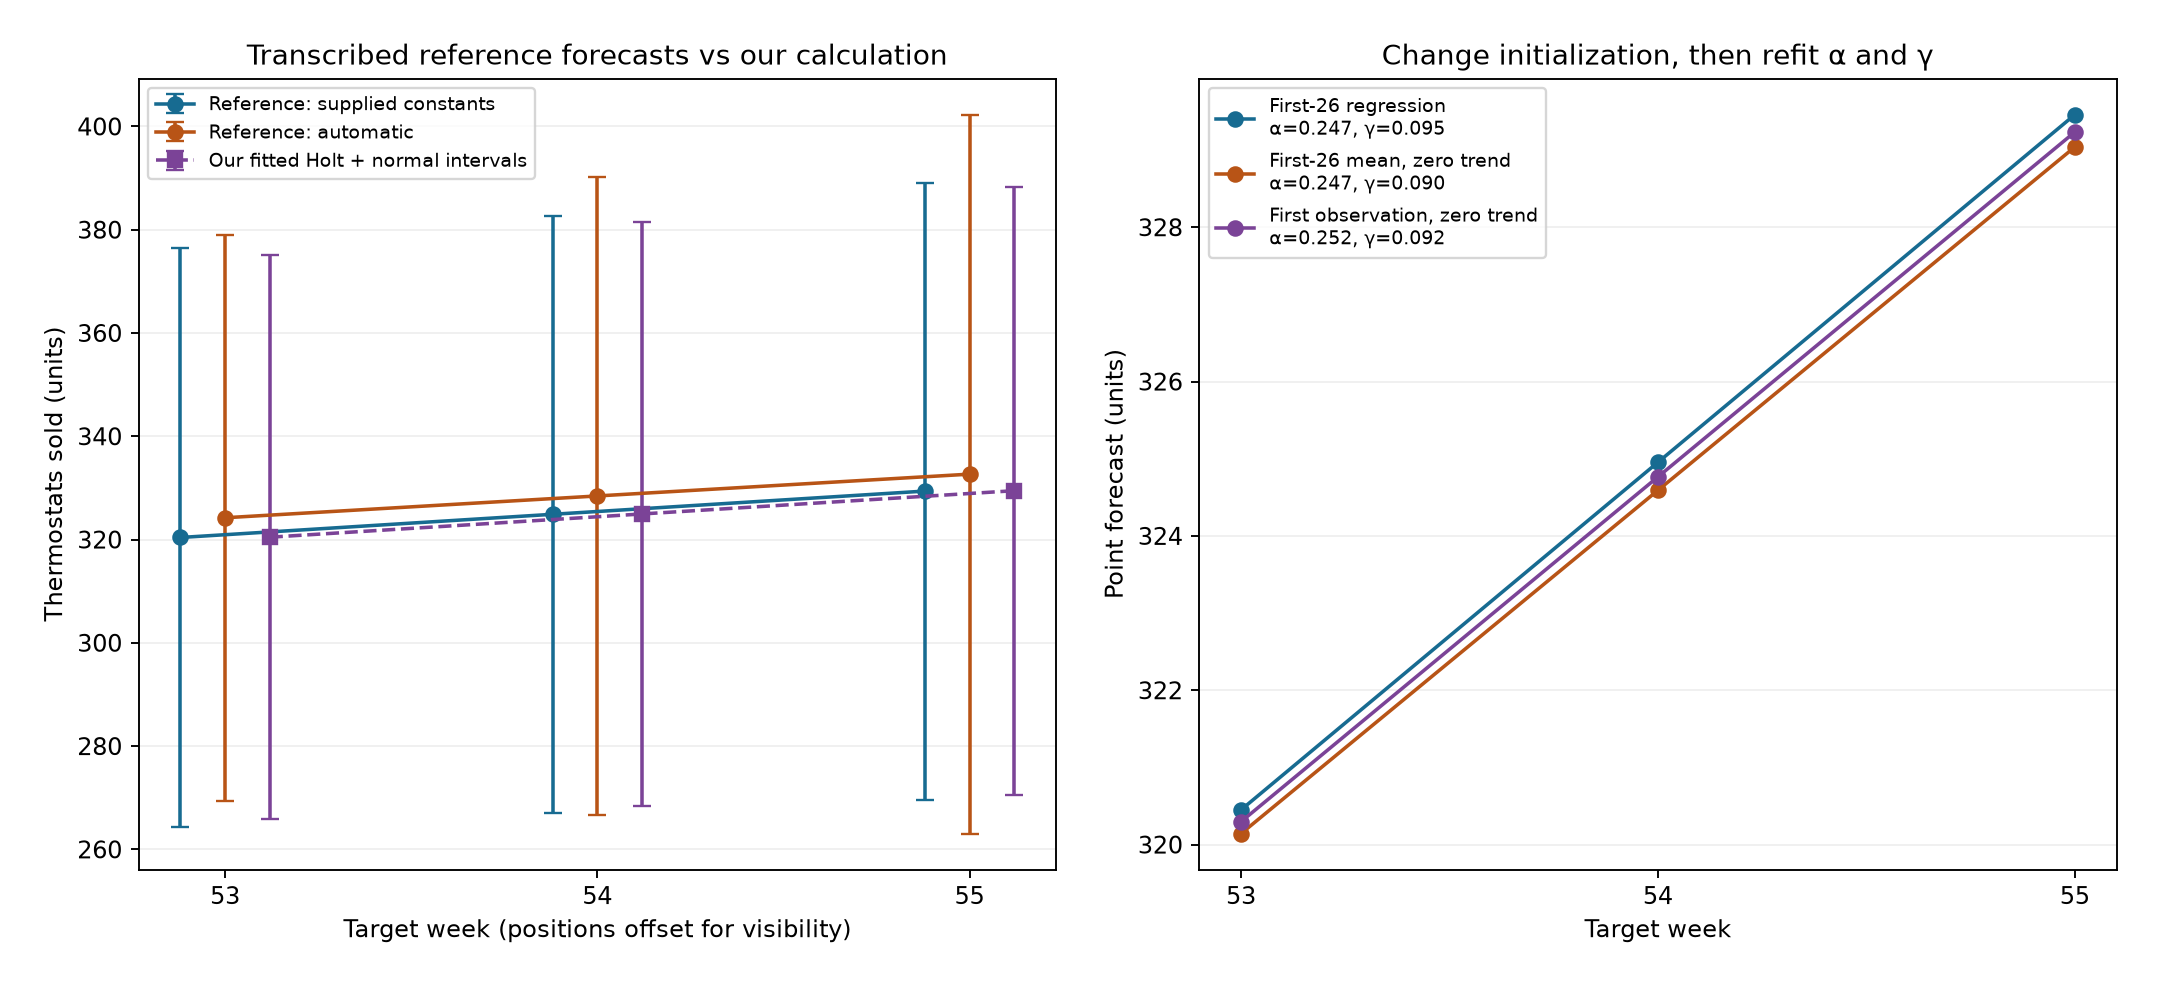

Recreate this plot in Python.
"""Replot transcribed reports and compare explicit initializations.
Deterministic formula recreations, not current Minitab output; no seed used.
"""
from pathlib import Path
import csv
import numpy as np
from scipy.optimize import minimize
import matplotlib
matplotlib.use('Agg')
import matplotlib.pyplot as plt
root=Path(__file__).resolve().parent
with (root/'thermostat.csv').open() as f:
    y=np.array([float(r['y']) for r in csv.DictReader(f)])
with (root/'software_reference.csv').open() as f:
    refs=[r for r in csv.DictReader(f) if r['example']=='thermostat']
with (root/'thermostat_fit_summary_turn09.csv').open() as f:
    fit=next(r for r in csv.DictReader(f) if r['method']=='Fitted')
with (root/'thermostat_intervals_turn10.csv').open() as f:
    ours=[r for r in csv.DictReader(f) if r['origin_week']=='52']
t=np.arange(1,53)
x=t[:26]
b0=((x-x.mean())*(y[:26]-y[:26].mean())).sum()/((x-x.mean())**2).sum()
l0=y[:26].mean()-b0*x.mean()
states=[('First-26 regression',l0,b0),('First-26 mean, zero trend',y[:26].mean(),0.),
        ('First observation, zero trend',y[0],0.)]
def run(params,initial):
    a,g=params
    l,b=initial
    pred=[]
    for actual in y:
        p=l+b
        error=actual-p
        l=p+a*error
        b=b+a*g*error
        pred.append(p)
    return np.array(pred),l,b
results=[]
for name,l,b in states:
    def loss(params):
        return np.sum((y-run(params,(l,b))[0])**2)
    fits=[minimize(loss,[a,g],bounds=[(0,1),(0,1)],method='L-BFGS-B',
                   options={'ftol':1e-14,'gtol':1e-7})
          for a in [.05,.25,.5,.9] for g in [0,.1,.5,1]]
    best=min(fits,key=lambda r:r.fun).x
    for mode,params in [('Fixed reported constants',(.247,.095)),('Refitted',best)]:
        p,lf,bf=run(params,(l,b))
        e=y-p
        row=[name,mode,l,b,*params,np.mean(abs(e)),np.mean(e**2),100*np.mean(abs(e)/y),lf,bf,*[lf+h*bf for h in [1,2,3]]]
        results.append(row)
        print(row)
for label,params in [('Rounded Solver constants',(.247,.095)),('Reported automatic constants',(.489596,.066912))]:
    p,l,b=run(params,(l0,b0))
    print(label,'our initialization:', 'MSD=',np.mean((y-p)**2),'forecasts=',[l+h*b for h in [1,2,3]])
with (root/'thermostat_initialization_turn11.csv').open('w',newline='') as f:
    w=csv.writer(f);w.writerow(['initialization','parameter_choice','L0','B0','alpha','gamma','MAD','MSD','MAPE','L52','B52','forecast53','forecast54','forecast55']);w.writerows(results)
fig,axes=plt.subplots(1,2,figsize=(12.7,5.8))
colors=['#176b91','#b85416','#7b4397']
for method,color,offset in zip(['Minitab_with_Solver_constants','Minitab_automatic'],colors,[-.12,0]):
    rs=[r for r in refs if r['reported_method']==method]
    xs=np.array([52+int(r['horizon']) for r in rs])+offset
    p=np.array([float(r['forecast']) for r in rs])
    lo=np.array([float(r['lower95']) for r in rs]);hi=np.array([float(r['upper95']) for r in rs])
    label='Reference: supplied constants' if method.endswith('constants') else 'Reference: automatic'
    axes[0].errorbar(xs,p,yerr=[p-lo,hi-p],fmt='o-',capsize=4,color=color,label=label)
p=np.array([float(r['forecast']) for r in ours])
lo=np.array([float(r['lower95']) for r in ours]);hi=np.array([float(r['upper95']) for r in ours])
axes[0].errorbar(np.arange(53,56)+.12,p,yerr=[p-lo,hi-p],fmt='s--',capsize=4,color=colors[2],label='Our fitted Holt + normal intervals')
axes[0].set(title='Transcribed reference forecasts vs our calculation',xlabel='Target week (positions offset for visibility)',ylabel='Thermostats sold (units)',xticks=[53,54,55])
axes[0].legend(fontsize=8,loc='upper left')
for state,color in zip(states,colors):
    row=next(r for r in results if r[0]==state[0] and r[1]=='Refitted')
    axes[1].plot([53,54,55],row[-3:],'o-',color=color,label=f'{state[0]}\nα={row[4]:.3f}, γ={row[5]:.3f}')
axes[1].set(title='Change initialization, then refit α and γ',xlabel='Target week',ylabel='Point forecast (units)',xticks=[53,54,55])
axes[1].legend(fontsize=8,loc='upper left')
for ax in axes: ax.grid(axis='y',alpha=.2)
fig.tight_layout(pad=1.8,w_pad=2)
fig.savefig(root/'thermostat_software_turn11.png',dpi=170)
plt.close(fig)
